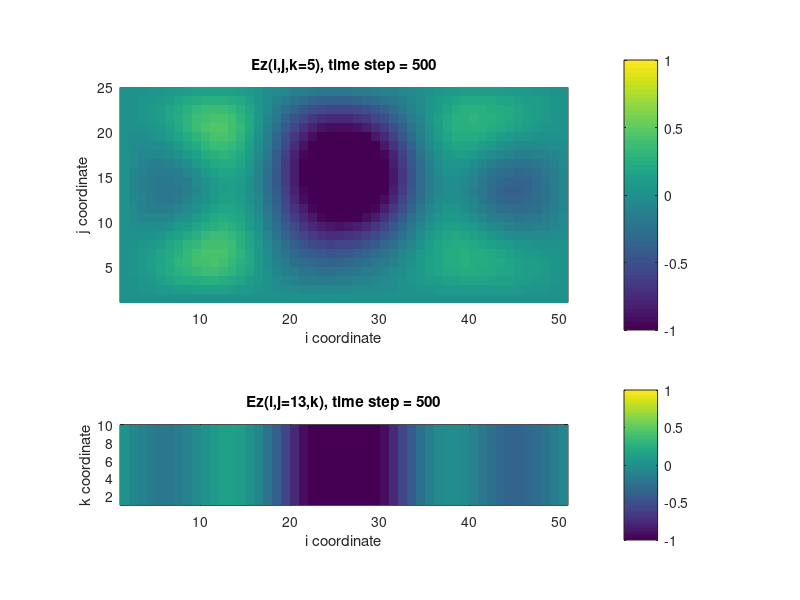

Reproduce this figure in MATLAB.
%***********************************************************************
%     3-D FDTD code with PEC boundaries
%***********************************************************************
%
%     Program author: Susan C. Hagness
%                     Department of Electrical and Computer Engineering
%                     University of Wisconsin-Madison
%                     1415 Engineering Drive
%                     Madison, WI 53706-1691
%                     608-265-5739
%                     hagness@engr.wisc.edu
%
%     Date of this version:  February 2000
%
%     This MATLAB M-file implements the finite-difference time-domain
%     solution of Maxwell's curl equations over a three-dimensional
%     Cartesian space lattice comprised of uniform cubic grid cells.
%     
%     To illustrate the algorithm, an air-filled rectangular cavity 
%     resonator is modeled.  The length, width, and height of the 
%     cavity are 10.0 cm (x-direction), 4.8 cm (y-direction), and 
%     2.0 cm (z-direction), respectively.
%
%     The computational domain is truncated using PEC boundary 
%     conditions:
%          ex(i,j,k)=0 on the j=1, j=jb, k=1, and k=kb planes
%          ey(i,j,k)=0 on the i=1, i=ib, k=1, and k=kb planes
%          ez(i,j,k)=0 on the i=1, i=ib, j=1, and j=jb planes
%     These PEC boundaries form the outer lossless walls of the cavity.
%
%     The cavity is excited by an additive current source oriented
%     along the z-direction.  The source waveform is a differentiated 
%     Gaussian pulse given by 
%          J(t)=-J0*(t-t0)*exp(-(t-t0)^2/tau^2), 
%     where tau=50 ps.  The FWHM spectral bandwidth of this zero-dc-
%     content pulse is approximately 7 GHz. The grid resolution 
%     (dx = 2 mm) was chosen to provide at least 10 samples per 
%     wavelength up through 15 GHz.
%
%     To execute this M-file, type "fdtd3D" at the MATLAB prompt.
%     This M-file displays the FDTD-computed Ez fields at every other
%     time step, and records those frames in a movie matrix, M, which 
%     is played at the end of the simulation using the "movie" command.
%
%***********************************************************************

clear

%***********************************************************************
%     Fundamental constants
%***********************************************************************

cc=2.99792458e8;            %speed of light in free space
muz=4.0*pi*1.0e-7;          %permeability of free space
epsz=1.0/(cc*cc*muz);       %permittivity of free space

%***********************************************************************
%     Grid parameters
%***********************************************************************

ie=50;       %number of grid cells in x-direction
je=24;       %number of grid cells in y-direction
ke=10;       %number of grid cells in z-direction

ib=ie+1;     
jb=je+1;   
kb=ke+1;   

is=ie/2;       %location of z-directed current source
js=je/2;       %location of z-directed current source

kobs=5;

dx=0.002;          %space increment of cubic lattice
dt=dx/(2.0*cc);    %time step

nmax=500;          %total number of time steps

%***********************************************************************
%     Differentiated Gaussian pulse excitation
%***********************************************************************

rtau=50.0e-12;
tau=rtau/dt;
ndelay=3*tau;
srcconst=-dt*3.0e+11;

%***********************************************************************
%     Material parameters
%***********************************************************************

eps=1.0;
sig=0.0;        

%***********************************************************************
%     Updating coefficients
%***********************************************************************

ca=(1.0-(dt*sig)/(2.0*epsz*eps))/(1.0+(dt*sig)/(2.0*epsz*eps));
cb=(dt/epsz/eps/dx)/(1.0+(dt*sig)/(2.0*epsz*eps));
da=1.0;
db=dt/muz/dx;

%***********************************************************************
%     Field arrays
%***********************************************************************

ex=zeros(ie,jb,kb);
ey=zeros(ib,je,kb);
ez=zeros(ib,jb,ke);
hx=zeros(ib,je,ke);
hy=zeros(ie,jb,ke);
hz=zeros(ie,je,kb);

%***********************************************************************
%     Movie initialization
%***********************************************************************

tview(:,:)=ez(:,:,kobs);
sview(:,:)=ez(:,js,:);

subplot('position',[0.15 0.45 0.7 0.45]),pcolor(tview');
shading flat;
caxis([-1.0 1.0]);
colorbar;
axis image;
title(['Ez(i,j,k=5), time step = 0']);
xlabel('i coordinate');
ylabel('j coordinate');

subplot('position',[0.15 0.10 0.7 0.25]),pcolor(sview');
shading flat;
caxis([-1.0 1.0]);
colorbar;
axis image;
title(['Ez(i,j=13,k), time step = 0']);
xlabel('i coordinate');
ylabel('k coordinate');

rect=get(gcf,'Position');
%rect(1:2)=[0 0];

%M=moviein(nmax/2,gcf,rect);

%***********************************************************************
%     BEGIN TIME-STEPPING LOOP
%***********************************************************************

for n=1:nmax
   
%***********************************************************************
%     Update electric fields
%***********************************************************************

ex(1:ie,2:je,2:ke)=ca*ex(1:ie,2:je,2:ke)+...
                   cb*(hz(1:ie,2:je,2:ke)-hz(1:ie,1:je-1,2:ke)+...
                       hy(1:ie,2:je,1:ke-1)-hy(1:ie,2:je,2:ke));

                   
                       
ey(2:ie,1:je,2:ke)=ca*ey(2:ie,1:je,2:ke)+...
                   cb*(hx(2:ie,1:je,2:ke)-hx(2:ie,1:je,1:ke-1)+...
                       hz(1:ie-1,1:je,2:ke)-hz(2:ie,1:je,2:ke));
                    
                       
                       
ez(2:ie,2:je,1:ke)=ca*ez(2:ie,2:je,1:ke)+...
                   cb*(hx(2:ie,1:je-1,1:ke)-hx(2:ie,2:je,1:ke)+...
                       hy(2:ie,2:je,1:ke)-hy(1:ie-1,2:je,1:ke));
                    
                       
                       
ez(is,js,1:ke)=ez(is,js,1:ke)+...
               srcconst*(n-ndelay)*exp(-((n-ndelay)^2/tau^2));

%***********************************************************************
%     Update magnetic fields
%***********************************************************************

hx(2:ie, 1:je, 1:ke) = hx(2:ie, 1:je, 1:ke)+...
                       db*(ey(2:ie, 1:je, 2:kb)-ey(2:ie, 1:je, 1:ke)+...
                           ez(2:ie, 1:je, 1:ke)-ez(2:ie, 2:jb, 1:ke));
                
                       
                           
hy(1:ie,2:je,1:ke)=hy(1:ie,2:je,1:ke)+...
                   db*(ex(1:ie,2:je,1:ke)-ex(1:ie,2:je,2:kb)+...
                       ez(2:ib,2:je,1:ke)-ez(1:ie,2:je,1:ke));
                
                       
                       
hz(1:ie,1:je,2:ke)=hz(1:ie,1:je,2:ke)+...
                   db*(ex(1:ie,2:jb,2:ke)-ex(1:ie,1:je,2:ke)+...
                       ey(1:ie,1:je,2:ke)-ey(2:ib,1:je,2:ke));
                    
%***********************************************************************
%     Visualize fields
%***********************************************************************

if mod(n,2)==0;

timestep=int2str(n);
tview(:,:)=ez(:,:,kobs);
sview(:,:)=ez(:,js,:);

subplot('position',[0.15 0.45 0.7 0.45]),pcolor(tview');
shading flat;
caxis([-1.0 1.0]);
colorbar;
axis image;
title(['Ez(i,j,k=5), time step = ',timestep]);
xlabel('i coordinate');
ylabel('j coordinate');

subplot('position',[0.15 0.10 0.7 0.25]),pcolor(sview');
shading flat;
caxis([-1.0 1.0]);
colorbar;
axis image;
title(['Ez(i,j=13,k), time step = ',timestep]);
xlabel('i coordinate');
ylabel('k coordinate');

nn=n/2;
%M(:,nn)=getframe(gcf,rect);

end;

%***********************************************************************
%     END TIME-STEPPING LOOP
%***********************************************************************
drawnow
end

%movie(gcf,M,0,10,rect);
